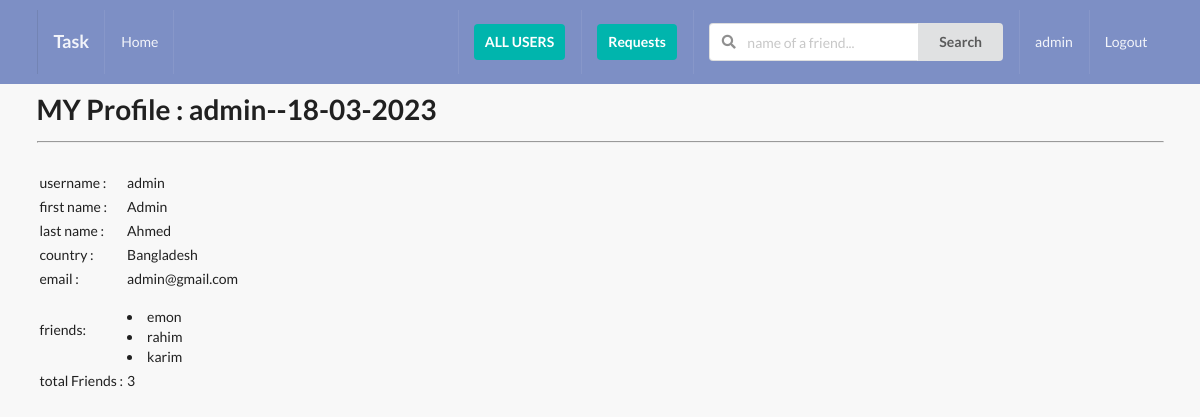
The page /profile/myprofile/ (signed in) on the database its author committed.
### profiles/models.py (models this page shows, shortened)
class Profile(models.Model):
    fast_name = models.CharField(max_length=100, blank=True)
    last_name = models.CharField(max_length=100, blank=True)
    user = models.OneToOneField(User, on_delete=models.CASCADE)
    email = models.EmailField(max_length=200, blank=True)
    country = models.CharField(max_length=100, blank=True)
    avatar = models.ImageField(default='avatar.png', upload_to='images/', blank=True, null=True)
    friends = models.ManyToManyField(User, blank=True, related_name='friends')
    slug = models.SlugField(unique=True, blank=True)
    updated = models.DateTimeField(auto_now=True)
    created = models.DateTimeField(auto_now_add=True)
    objects = ProfileManager()
    def get_friends(self):
        return self.friends.all()
    def get_total_friends(self):
        return self.friends.all().count()
    def __str__(self):
        return f"{self.user.username}--{self.created.strftime('%d-%m-%Y')}"

### profiles/views.py (the view)
# urls.py: path('myprofile/', views.profile_view, name='myprofile'),
@login_required
def profile_view(request):
    profiles = Profile.objects.get(user=request.user)
    print('user',profiles)
    context = {
        'profiles' : profiles,
    }
    return render(request, 'profile/myprofile.html', context)

### templates/profile/myprofile.html (shortened to what this page needs)
{% extends "base.html" %}
{% block content %}
<h1>MY Profile : {{profiles}}</h1>
<hr>
<div class="ten wide column">
    <table>
        <tbody>
        <tr>
            <td>username : </td>
            <td>{{profiles.user}}</td>
        </tr>
        <tr>
            <td>first name : </td>
            <td>{{profiles.fast_name}}</td>
        </tr>
        <tr>
            <td>last name : </td>
            <td>{{profiles.last_name}}</td>
        </tr>
        <tr>
            <td>country : </td>
            <td>{{profiles.country}}</td>
        </tr>
        <tr>
            <td>email : </td>
            <td>{{profiles.email}}</td>
        </tr>
        <tr>
            <td>friends:</td>
            <td>
                {% for friend in profiles.get_friends %}
                <li>{{friend}}</li>
                {% endfor %}
            </td>
        </tr>
        <tr>
            <td>total Friends : </td>
            <td>{{profiles.get_total_friends}}</td>
        </tr>
    </tbody>
    </table>
</div>
{% endblock content %}

### templates/home/navbar.html (shortened to what this page needs)
<div class="ui inverted menu nav mb-7">
    <div class="ui container">
      <a href="" class="item">
          <h3>Task</h3>
      </a>
      {% if request.user.is_authenticated %}
      <a href="{% url 'home' %}" class="item">
          Home
      </a>
      {% endif %}
      <div class="right menu">
          {% if request.user.is_authenticated %}
          <div class="item">
              <div class="ui floating dropdown icon button teal">
                <a href="{% url 'all-profiles-view' %}" style="color: #fff"> ALL USERS </a>
               </div>
          </div>
          <div class="item">
            <div class="ui floating dropdown icon button teal">
              <a href="{% url 'my-invites-view' %}" style="color: #fff"> Requests </a>
             </div>
        </div>
               <div class="item">
                <form action="" method="GET">
                  <div class="ui action left icon input">
                  <input class="prompt" type="text" name='q' placeholder="name of a friend...">
                  <button type='submit' class="ui button">Search</button>
                  </div>
              </form>
              </div>
              <a href="" class="item">
                   {{ request.user }}
              </a>
              <a href="{% url 'logout' %}" class="ui item">
                  Logout
              </a>
          {% else %}
          <a href="" class="ui item">
                  Login
              </a>
          {% endif %}
      </div>
    </div>
  </div>

### static/style.css (style rules this page uses)
body { background: #f8f8f8 !important; }
.nav { border-radius: 0 !important; padding: 10px 0 10px 0; background-color: #7d8fc5 !important; }
.mb-7 { margin-bottom: 7px !important; }

### rows shown on the page
Profile: user+created "admin--18-03-2023", user "admin", fast_name "Admin", last_name "Ahmed", country "Bangladesh", email "admin@gmail.com", get_total_friends "3"

### other values the page prints
{{ request.user }} "admin"
{{ friend }} "emon"
{{ friend }} "rahim"
{{ friend }} "karim"
